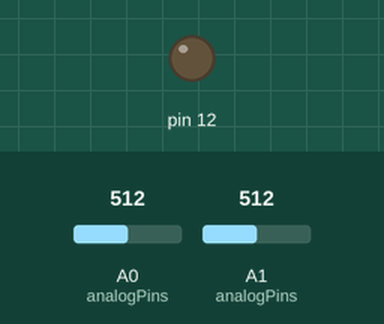
The program below on a simulated Arduino Uno, built with avr-gcc and run on an emulated ATmega328P. Parts: output pins drawn as LEDs (lit = HIGH). The inputs (shaded band) are chosen by the test bench; at power-on: A0 (analogPins) = 512, A1 (analogPins) = 512. What the program prints to the serial monitor is not drawn.

Above: at 4.0 s.
4.1 s: A0 (analogPins) set to 716
At 6.61 s:
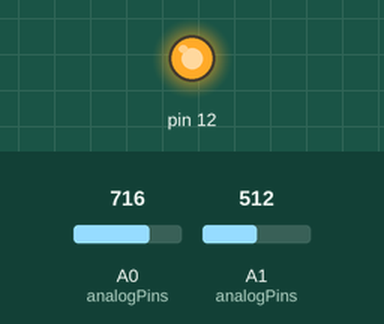
11.4 s: A1 (analogPins) set to 716
17.7 s: A0 (analogPins) set to 900
24.2 s: A1 (analogPins) set to 900
Timing chart, 0 to 30.9 s (numbered marks = the images above; inputs shaded):
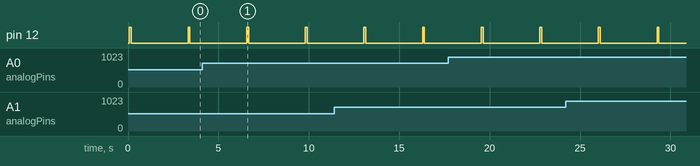

The program:

main.cpp
```cpp
#include <Arduino.h>
//#include <MD5.h>
#include "../lib/ArduinoMD5/MD5.h"
#include "Wire.h"


//Hash constants
String buffer = "";
const String padding = "<->";
const String beginPadding = "<^|BEGIN_DATA|>";
const String endPadding = "<|END_DATA|$>";
const String infoPaddingBegin = "<^|BEGIN_INFO|>";
const String infoPaddingEnd = "<|END_INFO|$>";
const String opPaddingBegin = "<^|BEGIN_OPCODE|>";
const String opPaddingEnd = "<|END_OPCODE|$>";
const String hashPaddingBegin = "<^|BEGIN_HASH|#>";
const String hashPaddingEnd = "<#|END_HASH|$>";
int loopCount = 0;
//Sensor constants
const int MPU_addr=0x68;  // I2C address of the MPU-6050 - If pin AD0 is set to GND, the I2C address is 0x68. If pin AD0 is set to VCC, the I2C address is 0x69
int16_t AcX,AcY,AcZ,Tmp,GyX,GyY,GyZ;


char tmp_str[7]; // temporary variable used in convert function
/**
 * @brief: converts an integer to a string
 * @param integer: the integer to convert
 * @return string: the converted integer
 */
char* convert_int16_to_str(int16_t i) { // converts int16 to string. Moreover, resulting strings will have the same length in the debug monitor.
    sprintf(tmp_str, "%6d", i);
    return tmp_str;
}

/**
 * @brief: Initializes the MPU-6050 gyro and accelerometer
 */
void setupGyro() {
    Wire.begin();
    Wire.beginTransmission(MPU_addr); //Begin I2C communication
    Wire.write(0x6B);  // PWR_MGMT_1 register
    Wire.write(0);     // set to zero (wakes up the MPU-6050)
    Wire.endTransmission(true);
}

/**
* @brief: Collects the values from the sensor. To be ran in loop
*/
void gyroLoop() {
    Wire.beginTransmission(MPU_addr);
    Wire.write(0x3B);  // starting with register 0x3B (ACCEL_XOUT_H)
    Wire.endTransmission(false); //endTransmission but keep the connection active
    Wire.requestFrom(MPU_addr,14,true);  // request a total of 14 registers

    //Read 6 registers total, each axis value is stored in 2 registers
    AcX=Wire.read()<<8|Wire.read();  // 0x3B (ACCEL_XOUT_H) & 0x3C (ACCEL_XOUT_L)
    AcY=Wire.read()<<8|Wire.read();  // 0x3D (ACCEL_YOUT_H) & 0x3E (ACCEL_YOUT_L)
    AcZ=Wire.read()<<8|Wire.read();  // 0x3F (ACCEL_ZOUT_H) & 0x40 (ACCEL_ZOUT_L)
    Tmp=Wire.read()<<8|Wire.read();  // 0x41 (TEMP_OUT_H) & 0x42 (TEMP_OUT_L)
    GyX=Wire.read()<<8|Wire.read();  // 0x43 (GYRO_XOUT_H) & 0x44 (GYRO_XOUT_L)
    GyY=Wire.read()<<8|Wire.read();  // 0x45 (GYRO_YOUT_H) & 0x46 (GYRO_YOUT_L)
    GyZ=Wire.read()<<8|Wire.read();  // 0x47 (GYRO_ZOUT_H) & 0x48 (GYRO_ZOUT_L)
    //Convert data to string before sending
}


String formatOPCode(int opCode) {
    String status = "";
    status += opPaddingBegin;
    status += opCode;
    status += opPaddingEnd;
    return status;
}

/**
 * @brief Collect all analog data and add them to the buffer
 */
String collectAllData() {
    String data = "";
    int analogPins[] = {analogRead(A0), analogRead(A1)};
    data += beginPadding;
    int analogPinArrSize = sizeof(analogPins) / sizeof(analogPins[0]);
    for (int i = 0; i < analogPinArrSize; i++) {
        data += "ANALOG_PIN_A";
        data += i;
        data += ":";
        data += analogPins[i];
        // only add padding if not last element
        if (i != analogPinArrSize - 1) {
            data += padding;
        }
    }
    data += endPadding;
    return data;
}

/**
 * @brief format the info data
 * @param info{String} the info data
 * @return the formatted info data
 */
String formatInfo(String info) {
    String returnInfo = "";
    returnInfo += infoPaddingBegin;
    returnInfo += info;
    returnInfo += infoPaddingEnd;
    return returnInfo;
}


/**
 * @brief Hash the buffer using MD5 and return the hash
 * @return String
 */
String hashData() {
    String data = "";
    char char_array[buffer.length() + 1];
    strcpy(char_array, buffer.c_str());
    unsigned char *hash = MD5::make_hash(char_array);
    char *md5str = MD5::make_digest(hash, 16);
    // add padding
    data += hashPaddingBegin;
    data += md5str;
    data += hashPaddingEnd;
    return data;
}

/**
 * @brief Combine the hash with the buffer
 * @param status{int} 0 = DATA, 1 = INFO
 * @param info{String} the info data
 */
void prepBuffer(int opCode, String info = "NO_INFO_PROVIDED") {
    // clear buffer
    buffer = "";
    if (opCode == 0) {
        delay(10);
        buffer += formatOPCode(0);
        buffer += collectAllData();
        String hash = hashData();
        buffer = hash + buffer;
    } else if (opCode == 1) {
        delay(10);
        buffer += formatOPCode(1);
        buffer += formatInfo(info);
        String hash = hashData();
        buffer = hash+ buffer;
    }

}

/**
 * @brief Send the buffer to the serial port
 */
void sendBuffer() {
    Serial.println(buffer);
    buffer = "";
    delay(10);
}

/**
 * @brief Call the prepBuffer and sendBuffer functions to send data
 */
void sendData() {
    prepBuffer(0);
    sendBuffer();
    delay(10);
}

/**
 * @brief Call the prepBuffer and sendBuffer functions to send info
 */
void sendInfo(String info) {
    prepBuffer(1, info);
    sendBuffer();
    delay(10);
}

/**
 * @brief cycle the LED on a pin
 * @param pin
 * @param delayTime
 */
void cycleLED(int pin, int delayTime) {
    digitalWrite(pin, HIGH);
    delay(delayTime);
    digitalWrite(pin, LOW);
    delay(delayTime);
}

/**
 * @brief reset the Arduino
 */
void (*resetFunc)(void) = 0;

void setup() {
    Serial.begin(115200);
    sendInfo("STARTING");
    pinMode(12, OUTPUT);
    pinMode(A0, INPUT);
    pinMode(A1, INPUT);
}

void loop() {
    sendData();
    cycleLED(12, 100);
    delay(3000);
    if (loopCount >= 10) {
        sendInfo("RESET");
        resetFunc();
    }
    loopCount++;
}
```

Measured:
- by itself, pin 12: alternates HIGH for 0.10 s and LOW for 3.1 s
